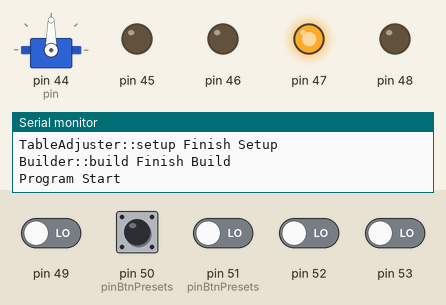
A sketch run on a simulated Arduino Mega 2560, built with avr-gcc and run on an emulated ATmega2560. On the bench: servo, output pins drawn as LEDs (lit = HIGH), the last lines printed to the serial monitor. Dashed ring = blinking. The test bench sets the inputs (shaded band); at power-on: pin 49, pin 50 (pinBtnPresets), pin 51 (pinBtnPresets), pin 52, pin 53 LOW.

Above: at 2.8 s.
2.9 s: pin 50 (pinBtnPresets) pulled HIGH for 0.15 s
At 3.8 s:
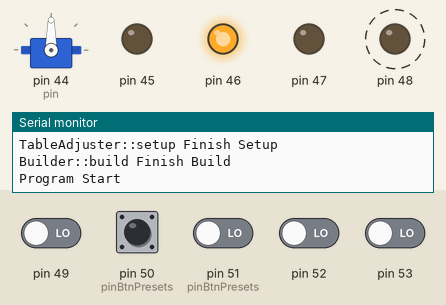
At 5.0 s:
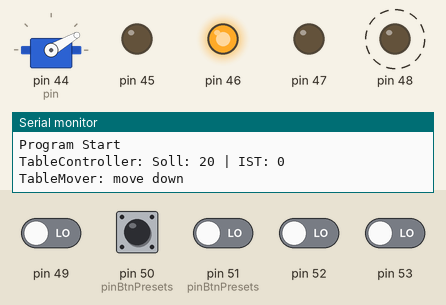
6.0 s: pin 52 driven HIGH
At 6.7 s:
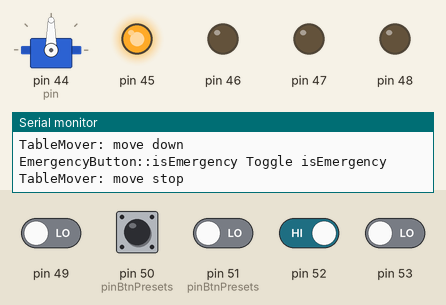
Timing chart, 0 to 9.0 s (numbered marks = the images above; inputs shaded):
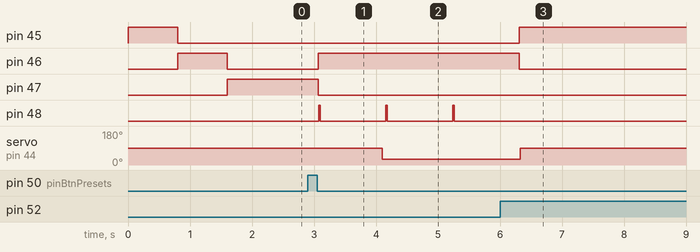

Measured:
- after the input at 2.9 s, pin 46: LOW → HIGH after 0.17 s; pin 47: HIGH → LOW after 0.17 s; pin 48: alternates HIGH for 0.02 s and LOW for 1.1 s, starting after 0.18 s; servo on pin 44 (pin): 90° → 30° after 1.2 s
- after the input at 6.0 s, pin 45: LOW → HIGH after 0.31 s; pin 46: HIGH → LOW after 0.31 s; pin 48: stops changing and stays LOW; servo on pin 44 (pin): 30° → 90° after 0.33 s

The sketch:

table-adjuster.ino
```cpp
#include "TableAdjusterBuilder.h"

TableAdjuster* adjuster;

void setup() {
  Serial.begin(9600);
  Serial.println();

  TableAdjusterBuilder builder;
  adjuster = &builder
    .setPinBtnUser(53)
    .setPinBtnPresets(0, 51)
    .setPinBtnPresets(1, 50)
    .setPinBtnEmergency(52)

    .setHeightTolerance(2)
    .setPinUltrasonicTrigger(48)
    .setPinUltrasonicEcho(49)

    .setPinStatusLedRed(45)
    .setPinStatusLedYellow(46)
    .setPinStatusLedGreen(47)

    .setPinServo(44)
    .setMoveUpAngle(120)
    .setMoveStopAngle(90)
    .setMoveDownAngle(60)

    .setActiveUsers(2)
    .setActivePresets(2)
    .setDefaultUser(0)
    .setDefaultValues(0, new int[2] {10, 20})
    .setDefaultValues(1, new int[2] {15, 25})

    .setLoopDurationMs(50)
    .setTimeoutDurationMs(3000)
    .setButtonLongPressMs(1000)

    .build();

  Serial.println("Program Start");
}

void loop() {
  adjuster->cycle();
  adjuster->cycleDelay();
}
```

Button.cpp
```cpp
#include "Arduino.h"
#include "Button.h"

Button::Button(int pin, int longPushDuration) {
  this->pin = pin;
  this->longPushDuration = longPushDuration;
  pushCounter = 0;
  resetCounter();
  pinMode(pin, INPUT);
}

Button::Button(int pin, ConfigDuration* durationsConfig) {
  this->pin = pin;
  longPushDuration = durationsConfig->buttonLongPressMs / durationsConfig->loopDurationMs;
  pushCounter = 0;
  resetCounter();
  pinMode(pin, INPUT);
}

bool Button::hasStateChanged() {
  return hasChanged;
}

ButtonState Button::returnState(ButtonState state) {
    hasChanged = lastState != state;
    lastState = state;
    return state;
}

ButtonState Button::getState() {
  int state = digitalRead(pin);
  bool isPressedLong = pushCounter > longPushDuration;

  if (state == HIGH) {
    if (isPressedLong) {
      return returnState(PressedLong);
    }
    pushCounter++;
  } else {
    if (pushCounter > 0 && !isPressedLong) {
      resetCounter();
      return returnState(PressedShort);
    }
    resetCounter();
    return returnState(NoButtonState);
  }
}

void Button::resetCounter() {
  lastState = NoButtonState;
  pushCounter = 0;
}
```

Button.h
```cpp
#ifndef BUTTON_H
#define BUTTON_H

#include "ButtonState.h"

#include "ConfigDuration.h"

class Button {
  private:
    ButtonState lastState;
    int pin;
    int longPushDuration;
    int pushCounter;
    bool hasChanged;

    ButtonState returnState(ButtonState state);
    void resetCounter();

  public:
    Button() {}
    Button(int pin, int longPushDuration);
    Button(int pin, ConfigDuration* durationsConfig);
    ButtonState getState();
    bool hasStateChanged();
};

#endif
```

ButtonState.h
```cpp
#ifndef BUTTONSTATE_H
#define BUTTONSTATE_H

enum ButtonState {
  NoButtonState,
  PressedShort,
  PressedLong
};

#endif
```

DistanceMeter.cpp
```cpp
#include "Arduino.h"
#include "DistanceMeter.h"

DistanceMeter::DistanceMeter(ConfigUltrasonic* sonic) {
  pinTrigger = sonic->trigger;
  pinEcho = sonic->echo;
  pinMode(pinTrigger, OUTPUT);
  pinMode(pinEcho, INPUT);
}

int DistanceMeter::getDistance() {
  digitalWrite(pinTrigger, LOW);
  delay(10);
  digitalWrite(pinTrigger, HIGH);
  delay(20);
  digitalWrite(pinTrigger, LOW);

  long echoTime = pulseIn(pinEcho, HIGH);
  float distance = calculateDistance(echoTime);

  return (int)distance;
}

float DistanceMeter::calculateDistance(long time) {
  return time / 2 * sonicSpeed;
}
```

DistanceMeter.h
```cpp
#ifndef DISTANCEMETER_H
#define DISTANCEMETER_H

#include "ConfigUltrasonic.h"

class DistanceMeter {
  private:
    float sonicSpeed = 0.035;
    int pinTrigger;
    int pinEcho;

  public:
    DistanceMeter(ConfigUltrasonic* sonic);
    int getDistance();
    float calculateDistance(long time);
};

#endif
```

EmergencyButton.cpp
```cpp
#include "Arduino.h"
#include "EmergencyButton.h"

EmergencyButton::EmergencyButton(int pin) {
    this->pin = pin;
    emergencyLastState = LOW;
    isActive = false;
    hasChanged = false;
}

bool EmergencyButton::isEmergency() {
  hasChanged = false;
  int emergencyState = digitalRead(pin);

  bool hasStateChanged = emergencyLastState != emergencyState;
  if (hasStateChanged) {
    emergencyLastState = emergencyState;

    if (emergencyState == HIGH) {
      hasChanged = true;
      isActive = !isActive;
      Serial.println("EmergencyButton::isEmergency Toggle isEmergency");
    }
  }

  return isActive;
}

bool EmergencyButton::hasStateChanged() {
  return hasChanged;
}
```

EmergencyButton.h
```cpp
#ifndef EMERGENCYBUTTON_H
#define EMERGENCYBUTTON_H

#include "WorkState.h"

class EmergencyButton {
  private:
    int pin;
    int emergencyLastState;
    bool isActive;
    bool hasChanged;

  public:
    EmergencyButton(int pin);
    bool isEmergency();
    bool hasStateChanged();
};

#endif
```

LED.cpp
```cpp
#include "Arduino.h"
#include "LED.h"

LED::LED(int pin) {
	this->pin = pin;
  pinMode(pin, OUTPUT);
}

void LED::on() {
	digitalWrite(pin, HIGH);
}

void LED::off() {
	digitalWrite(pin, LOW);
}

void LED::blink(int times, int durationMS) {
  for (int i = 0; i < times; i++) {
    on();
    delay(durationMS);
    off();
    delay(durationMS);
  }
}
```

LED.h
```cpp
#ifndef LED_H
#define LED_H

class LED {
	private:
		int pin;

	public:
		LED(int pin);
		void on();
		void off();
    	void blink(int times, int durationMS);
};

#endif
```

MoveDirection.h
```cpp
#ifndef MOVEDIRECTION_H
#define MOVEDIRECTION_H

enum MoveDirection {
  None,
  Up,
  Down
};

#endif
```

PresetController.cpp
```cpp
#include "PresetController.h"
#include "Arduino.h"

PresetController::PresetController(
  ConfigUsersPresets* users,
  ConfigUsersPresetsDefault* userDefaults,
  ConfigDuration* durationsConfig
  )
{
  storage = new PresetStorage(users, userDefaults);
  pressedButton = 0;

  int amountOfButtons = users->activePresets + 1;
  numberOfButtons = amountOfButtons;
  buttons = new Button*[amountOfButtons];
  buttons[0] = new Button(users->pinBtnUser, durationsConfig);
  for(int i = 0; i < users->activePresets; i++) {
    buttons[i + 1] = new Button(users->pinBtnPresets[i], durationsConfig);
  }
}

// Handling multiple buttons outside this for-loop leads to bugs.
WorkState PresetController::getState() {
  for (int i = 0; i < numberOfButtons; i++) {
    ButtonState state = buttons[i]->getState();

    bool isUserButton = i == 0;
    if (isUserButton) {
      if (state == PressedShort) {
        storage->iterateUser(1);
      }
      if (state == PressedLong) {
        // No implementation for user button long pressed.
      }
      continue;
    }

    // Handle preset button.
    if (state == PressedShort) {
      return returnValue(GoToHeight, i);
    }
    if (state == PressedLong) {
      return returnValue(SetHeight, i);
    }
  }

  return NoWorkState;
}

WorkState PresetController::returnValue(WorkState state, int button) {
  pressedButton = button - 1;
  return state;
}

int PresetController::getPresetValue() {
  return storage->getPreset(pressedButton);
}

void PresetController::setPresetValue(int value) {
  storage->setPreset(pressedButton, value);
}
```

PresetController.h
```cpp
#ifndef PRESETCONTROLLER_H
#define PRESETCONTROLLER_H

#include "WorkState.h"
#include "Button.h"
#include "PresetStorage.h"

#include "ConfigUsersPresets.h"
#include "ConfigUsersPresetsDefault.h"
#include "ConfigDuration.h"


class PresetController {
    private:
      PresetStorage* storage;
      Button** buttons;
      int pressedButton;
      int numberOfButtons;

      WorkState returnValue(WorkState state, int button);

    public:
      PresetController(
        ConfigUsersPresets* users,
        ConfigUsersPresetsDefault* userDefaults,
        ConfigDuration* durationsConfig
      );
      WorkState getState();
      int getPresetValue();
      void setPresetValue(int value);
};

#endif
```

PresetStorage.cpp
```cpp
#include "Arduino.h"
#include "PresetStorage.h"

PresetStorage::PresetStorage(
  ConfigUsersPresets* users,
  ConfigUsersPresetsDefault* userDefaults
  )
{
  maxUsers = users->activeUsers;
  storage = new int*[maxUsers];
  setUser(userDefaults->defaultUser);

  for (int i = 0; i < maxUsers; i++) {
    storage[i] = new int[users->activePresets];
    for (int j = 0; j < users->activePresets; j++) {
      storage[i][j] = userDefaults->defaultPresetValues[i][j];
    }
  }
}

void PresetStorage::setUser(int userId) {
  selectedUser = userId % maxUsers;
}

void PresetStorage::iterateUser(int increment) {
  selectedUser += increment;
  selectedUser %= maxUsers;
  Serial.print("PresetStorage: active user is user_");
  Serial.println(selectedUser);

  Serial.print("PresetStorage: user values: ");
  Serial.print(storage[selectedUser][0]);
  Serial.print(" - ");
  Serial.println(storage[selectedUser][1]);
}

void PresetStorage::setPreset(int presetId, int presetValue) {
  storage[selectedUser][presetId] = presetValue;
}

int PresetStorage::getPreset(int presetId) {
  return storage[selectedUser][presetId];
}
```

PresetStorage.h
```cpp
#ifndef PRESETSTORAGE_H
#define PRESETSTORAGE_H

#include "ConfigUsersPresets.h"
#include "ConfigUsersPresetsDefault.h"

class PresetStorage {
  private:
    int maxUsers;
    int selectedUser;
    int** storage;

  public:
    PresetStorage(ConfigUsersPresets* users, ConfigUsersPresetsDefault* userDefaults);
    void setUser(int user);
    void iterateUser(int increment);
    void setPreset(int presetId, int presetValue);
    int getPreset(int presetId);
};

#endif
```

StatusLight.cpp
```cpp
#include "StatusLight.h"

StatusLight::StatusLight(ConfigStatusLight* config) {
  red = new LED(config->pinLedRed);
  yellow = new LED(config->pinLedYellow);
  green = new LED(config->pinLedGreen);
}

void StatusLight::setFreeStatus() {
  green->on();
  yellow->off();
  red->off();
}

void StatusLight::setBusyStatus() {
  green->off();
  yellow->on();
  red->off();
}

void StatusLight::setErrorStatus() {
  green->off();
  yellow->off();
  red->on();
}
```

StatusLight.h
```cpp
#ifndef STATUSLIGHT_H
#define STATUSLIGHT_H

#include "LED.h"

#include "ConfigStatusLight.h"

class StatusLight {
    private:
      LED* green;
      LED* yellow;
      LED* red;

    public:
      StatusLight(ConfigStatusLight* config);
      void setFreeStatus();
      void setBusyStatus();
      void setErrorStatus();
};

#endif
```

TableAdjuster.cpp
```cpp
#include "Arduino.h"
#include "TableAdjuster.h"

TableAdjuster::TableAdjuster(
  ConfigUsersPresets* usersPresetConfig,
  ConfigDuration* durationsConfig,
  PresetController* preset,
  TableController* table,
  StatusLight* status
  )
{
  Serial.println("TableAdjuster::setup Start Setup");
  this->loopDurationMs = durationsConfig->loopDurationMs;
  this->timeoutDurationMs = durationsConfig->timeoutDurationMs;
  this->preset = preset;
  this->table = table;
  this->status = status;
  timeoutCounter = 0;
  emergencyButton = new EmergencyButton(usersPresetConfig->pinBtnEmergency);

  status->setErrorStatus();
  delay(800);
  status->setBusyStatus();
  delay(800);
  status->setFreeStatus();
  Serial.println("TableAdjuster::setup Finish Setup");
}

void TableAdjuster::cycleDelay() {
  delay(loopDurationMs);
}

void TableAdjuster::cycle() {
  if (emergencyButton->isEmergency()) {
    if (emergencyButton->hasStateChanged()) {
      activateEmergencyStatus();
    }
    return;
  }

  if (state == NoWorkState) {
    changeState(preset->getState());
  }

  if (state == GoToHeight) {
    status->setBusyStatus();
    moveTable();
  } else if (state == SetHeight) {
    status->setBusyStatus();
    setHeight();
  } else {
    status->setFreeStatus();
  }

  if (timeoutCounter >= timeoutDurationMs) {
    timeout("TableAdjuster");
  }

  timeoutCounter += loopDurationMs;
}

void TableAdjuster::activateEmergencyStatus() {
  status->setErrorStatus();
  table->stop();
  changeState(NoWorkState);
}

void TableAdjuster::moveTable() {
  if (timeoutCounter >= timeoutDurationMs) {
    table->stop();
    timeout("TableAdjuster::moveTable");
    return;
  }

  int presetHeight = preset->getPresetValue();
  MoveDirection direction = table->goToPosition(presetHeight);
  if (direction == None) {
    Serial.println("TableAdjuster::moveTable reached correct position.");
    resetState();
  }
}

void TableAdjuster::setHeight() {
  int currentPos = table->getCurrentPosition();
  preset->setPresetValue(currentPos);
  Serial.print("TableAdjuster::setHeight set height to ");
  Serial.println(currentPos);
  resetState();
}

void TableAdjuster::timeout(String className) {
  status->setErrorStatus();
  resetState();
  Serial.println("!!! TIMEOUT !!!");
  Serial.print(className);
  Serial.print(" timed out. took more than (ms) ");
  Serial.println(timeoutDurationMs);
  delay(500);
}

void TableAdjuster::resetState() {
  state = NoWorkState;
  timeoutCounter = 0;
}

void TableAdjuster::changeState(WorkState newState) {
  state = newState;
  timeoutCounter = 0;
}
```

TableAdjuster.h
```cpp
#ifndef TABLEADJUSTER_H
#define TABLEADJUSTER_H

#include "PresetController.h"
#include "TableController.h"
#include "Statuslight.h"
#include "WorkState.h"
#include "EmergencyButton.h"

#include "ConfigServo.h"
#include "ConfigStatusLight.h"
#include "ConfigUltrasonic.h"
#include "ConfigUsersPresets.h"
#include "ConfigDuration.h"
#include "ConfigUsersPresetsDefault.h"

class TableAdjuster {
  private:
    PresetController* preset;
    TableController* table;
    StatusLight* status;
    EmergencyButton* emergencyButton;
    WorkState state;
    int timeoutCounter;
    int timeoutDurationMs;
    int loopDurationMs;
    bool isEmergency;

    void moveTable();
    void setHeight();
    void resetState();
    void changeState(WorkState newState);
    void timeout(String className);
    void activateEmergencyStatus();

  public:
    TableAdjuster(
      ConfigUsersPresets* usersPresetConfig,
      ConfigDuration* durationsConfig,
      PresetController* preset,
      TableController* table,
      StatusLight* status
    );
    void cycleDelay();
    void cycle();
};

#endif
```

TableAdjusterBuilder.h
```cpp
#ifndef BUILDER_H
#define BUILDER_H

#include "TableAdjuster.h"

class TableAdjusterBuilder {
  private:
    ConfigUsersPresets* usersPresetConfig = new ConfigUsersPresets();
    ConfigDuration* durationsConfig = new ConfigDuration();
    ConfigUsersPresetsDefault* userPresetDefault = new ConfigUsersPresetsDefault();
    ConfigUltrasonic* ultrasonicConfig = new ConfigUltrasonic();
    ConfigStatusLight* statusConfig = new ConfigStatusLight();
    ConfigServo* servoConfig = new ConfigServo();

  public:
    TableAdjusterBuilder() {}

    TableAdjuster& build() {
      Serial.println("Builder::build Start Build");
      PresetController* pc = new PresetController(usersPresetConfig, userPresetDefault, durationsConfig);
      TableController* tc = new TableController(ultrasonicConfig, servoConfig);
      StatusLight* status = new StatusLight(statusConfig);

      TableAdjuster* ta = new TableAdjuster(usersPresetConfig, durationsConfig, pc, tc, status);
      Serial.println("Builder::build Finish Build");
      return *ta;
    }

#pragma region ConfigUsersPresets
    TableAdjusterBuilder& setPinBtnPresets(int pos, int pin) {
      usersPresetConfig->pinBtnPresets[pos] = pin;
      return *this;
    }

    TableAdjusterBuilder& setPinBtnUser(int pin) {
      usersPresetConfig->pinBtnUser = pin;
      return *this;
    }

    TableAdjusterBuilder& setPinBtnEmergency(int pin) {
      usersPresetConfig->pinBtnEmergency = pin;
      return *this;
    }

    TableAdjusterBuilder& setActiveUsers(int number) {
      int set = number;
      if (number > 5 || number < 0) {
        set = 5;
      }
      usersPresetConfig->activeUsers = set;
      return *this;
    }

    TableAdjusterBuilder& setActivePresets(int number) {
      int set = number;
      if (number > 5 || number < 0) {
        set = 5;
      }
      usersPresetConfig->activePresets = set;
      return *this;
    }
#pragma endregion

#pragma region ConfigDuration
    TableAdjusterBuilder& setLoopDurationMs(int duration) {
      durationsConfig->loopDurationMs = duration;
      return *this;
    }
    TableAdjusterBuilder& setTimeoutDurationMs(int duration) {
      durationsConfig->timeoutDurationMs = duration;
      return *this;
    }

    TableAdjusterBuilder& setButtonLongPressMs(int duration) {
      durationsConfig->buttonLongPressMs = duration;
      return *this;
    }
#pragma endregion

#pragma region DefaultsConfig
    TableAdjusterBuilder& setDefaultUser(int number) {
      userPresetDefault->defaultUser = number;
      return *this;
    }

    TableAdjusterBuilder& setDefaultValues(int pos, int values[5]) {
      for (int i = 0; i < 5; i++) {
        userPresetDefault->defaultPresetValues[pos][i] = values[i];
      }
      return *this;
    }
#pragma endregion

#pragma region Ultrasonic
    TableAdjusterBuilder& setPinUltrasonicTrigger(int pin) {
      ultrasonicConfig->trigger = pin;
      return *this;
    }

    TableAdjusterBuilder& setPinUltrasonicEcho(int pin) {
      ultrasonicConfig->echo = pin;
      return *this;
    }

    TableAdjusterBuilder& setHeightTolerance(int tolerance) {
      ultrasonicConfig->tolerance = tolerance;
      return *this;
    }
#pragma endregion

#pragma region StatusLight
    TableAdjusterBuilder& setPinStatusLedRed(int pin) {
      statusConfig->pinLedRed = pin;
      return *this;
    }

    TableAdjusterBuilder& setPinStatusLedGreen(int pin) {
      statusConfig->pinLedGreen = pin;
      return *this;
    }

    TableAdjusterBuilder& setPinStatusLedYellow(int pin) {
      statusConfig->pinLedYellow = pin;
      return *this;
    }
#pragma endregion

#pragma region Servo
    TableAdjusterBuilder& setPinServo(int pin) {
      servoConfig->pin = pin;
      return *this;
    }

    TableAdjusterBuilder& setMoveUpAngle(int angle) {
      servoConfig->upPos = angle;
      return *this;
    }

    TableAdjusterBuilder& setMoveStopAngle(int angle) {
      servoConfig->stopPos = angle;
      return *this;
    }

    TableAdjusterBuilder& setMoveDownAngle(int angle) {
      servoConfig->downPos = angle;
      return *this;
    }
#pragma endregion
};

#endif
```

TableController.h
```cpp
#ifndef TABLECONTROLLER_H
#define TABLECONTROLLER_H

#include "DistanceMeter.h"
#include "TableMover.h"
#include "MoveDirection.h"

#include "ConfigServo.h"
#include "ConfigUltrasonic.h"


class TableController {
  private:
    DistanceMeter* meter;
    TableMover* mover;
    int heightTolerance;

    void printStatus(int pos, int current);

  public:
    MoveDirection direction = None;

    TableController(ConfigUltrasonic* sonic, ConfigServo* servo);
    int getCurrentPosition();
    MoveDirection goToPosition(int pos);
    MoveDirection stop();
};

#endif
```

WorkState.h
```cpp
#ifndef WORKSTATE_H
#define WORKSTATE_H

enum WorkState {
  NoWorkState,
  GoToHeight,
  SetHeight
};

#endif
```

Source omitted: TableController.cpp (1039 bytes), TableMover.cpp (709 bytes), TableMover.h (438 bytes), ConfigDuration.h (208 bytes), ConfigServo.h (216 bytes), ConfigStatusLight.h (212 bytes), ConfigUltrasonic.h (191 bytes), ConfigUsersPresets.h (281 bytes), ConfigUsersPresetsDefault.h (264 bytes)
